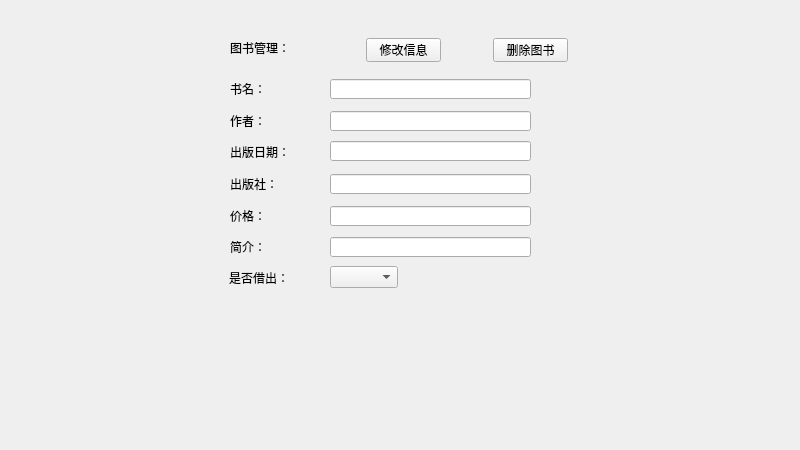
<?xml version="1.0" encoding="UTF-8"?>
<ui version="4.0">
 <class>Widget</class>
 <widget class="QWidget" name="Widget">
  <property name="geometry">
   <rect>
    <x>0</x>
    <y>0</y>
    <width>800</width>
    <height>450</height>
   </rect>
  </property>
  <property name="minimumSize">
   <size>
    <width>800</width>
    <height>450</height>
   </size>
  </property>
  <property name="maximumSize">
   <size>
    <width>800</width>
    <height>450</height>
   </size>
  </property>
  <property name="windowTitle">
   <string>Widget</string>
  </property>
  <widget class="QLabel" name="label_4">
   <property name="geometry">
    <rect>
     <x>230</x>
     <y>79</y>
     <width>71</width>
     <height>20</height>
    </rect>
   </property>
   <property name="text">
    <string>书名：</string>
   </property>
  </widget>
  <widget class="QLabel" name="label_5">
   <property name="geometry">
    <rect>
     <x>230</x>
     <y>111</y>
     <width>71</width>
     <height>20</height>
    </rect>
   </property>
   <property name="text">
    <string>作者：</string>
   </property>
  </widget>
  <widget class="QLineEdit" name="lineEdit_author">
   <property name="geometry">
    <rect>
     <x>330</x>
     <y>111</y>
     <width>201</width>
     <height>20</height>
    </rect>
   </property>
   <property name="placeholderText">
    <string/>
   </property>
  </widget>
  <widget class="QLineEdit" name="lineEdit_name">
   <property name="geometry">
    <rect>
     <x>330</x>
     <y>79</y>
     <width>201</width>
     <height>20</height>
    </rect>
   </property>
   <property name="placeholderText">
    <string/>
   </property>
  </widget>
  <widget class="QPushButton" name="pushButton_delete">
   <property name="geometry">
    <rect>
     <x>493</x>
     <y>38</y>
     <width>75</width>
     <height>24</height>
    </rect>
   </property>
   <property name="text">
    <string>删除图书</string>
   </property>
  </widget>
  <widget class="QPushButton" name="pushButton_edit">
   <property name="geometry">
    <rect>
     <x>366</x>
     <y>38</y>
     <width>75</width>
     <height>24</height>
    </rect>
   </property>
   <property name="text">
    <string>修改信息</string>
   </property>
  </widget>
  <widget class="QLabel" name="label_6">
   <property name="geometry">
    <rect>
     <x>230</x>
     <y>40</y>
     <width>84</width>
     <height>16</height>
    </rect>
   </property>
   <property name="text">
    <string>图书管理：</string>
   </property>
  </widget>
  <widget class="QLabel" name="label_7">
   <property name="geometry">
    <rect>
     <x>230</x>
     <y>142</y>
     <width>71</width>
     <height>20</height>
    </rect>
   </property>
   <property name="text">
    <string>出版日期：</string>
   </property>
  </widget>
  <widget class="QLineEdit" name="lineEdit_publish">
   <property name="geometry">
    <rect>
     <x>330</x>
     <y>174</y>
     <width>201</width>
     <height>20</height>
    </rect>
   </property>
   <property name="placeholderText">
    <string/>
   </property>
  </widget>
  <widget class="QLineEdit" name="lineEdit_intro">
   <property name="geometry">
    <rect>
     <x>330</x>
     <y>237</y>
     <width>201</width>
     <height>20</height>
    </rect>
   </property>
   <property name="placeholderText">
    <string/>
   </property>
  </widget>
  <widget class="QLabel" name="label_8">
   <property name="geometry">
    <rect>
     <x>230</x>
     <y>174</y>
     <width>71</width>
     <height>20</height>
    </rect>
   </property>
   <property name="text">
    <string>出版社：</string>
   </property>
  </widget>
  <widget class="QLineEdit" name="lineEdit_price">
   <property name="geometry">
    <rect>
     <x>330</x>
     <y>206</y>
     <width>201</width>
     <height>20</height>
    </rect>
   </property>
   <property name="placeholderText">
    <string/>
   </property>
  </widget>
  <widget class="QLabel" name="label_9">
   <property name="geometry">
    <rect>
     <x>230</x>
     <y>206</y>
     <width>71</width>
     <height>20</height>
    </rect>
   </property>
   <property name="text">
    <string>价格：</string>
   </property>
  </widget>
  <widget class="QLabel" name="label_10">
   <property name="geometry">
    <rect>
     <x>230</x>
     <y>237</y>
     <width>71</width>
     <height>20</height>
    </rect>
   </property>
   <property name="text">
    <string>简介：</string>
   </property>
  </widget>
  <widget class="QLabel" name="label_11">
   <property name="geometry">
    <rect>
     <x>229</x>
     <y>268</y>
     <width>71</width>
     <height>20</height>
    </rect>
   </property>
   <property name="text">
    <string>是否借出：</string>
   </property>
  </widget>
  <widget class="QComboBox" name="comboBox_borrowed">
   <property name="geometry">
    <rect>
     <x>330</x>
     <y>266</y>
     <width>68</width>
     <height>22</height>
    </rect>
   </property>
   <property name="currentIndex">
    <number>-1</number>
   </property>
   <item>
    <property name="text">
     <string>否</string>
    </property>
   </item>
   <item>
    <property name="text">
     <string>是</string>
    </property>
   </item>
  </widget>
  <widget class="QLineEdit" name="lineEdit_date">
   <property name="geometry">
    <rect>
     <x>330</x>
     <y>141</y>
     <width>201</width>
     <height>20</height>
    </rect>
   </property>
   <property name="placeholderText">
    <string/>
   </property>
  </widget>
 </widget>
 <resources/>
 <connections/>
</ui>
